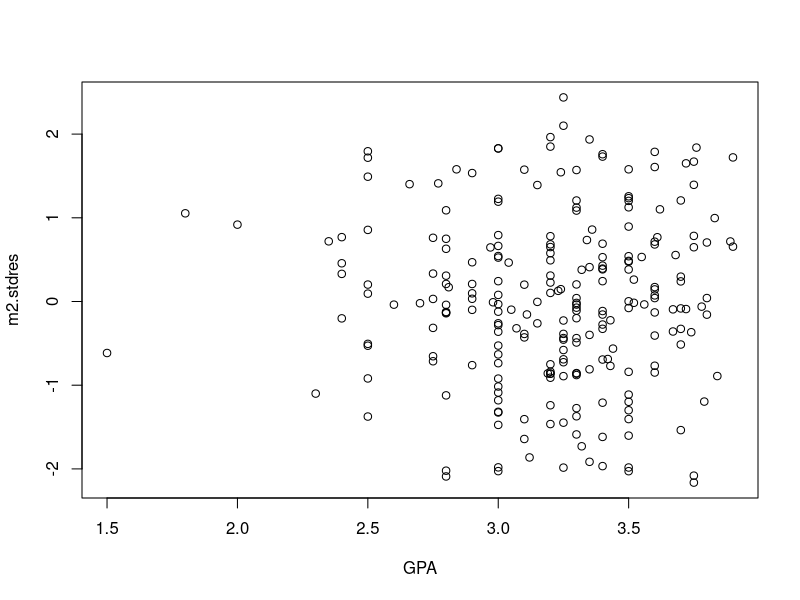
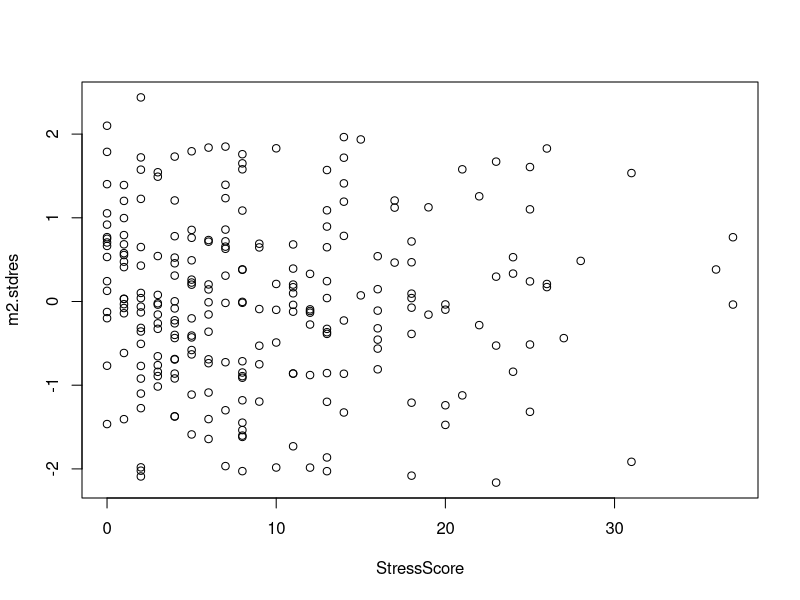
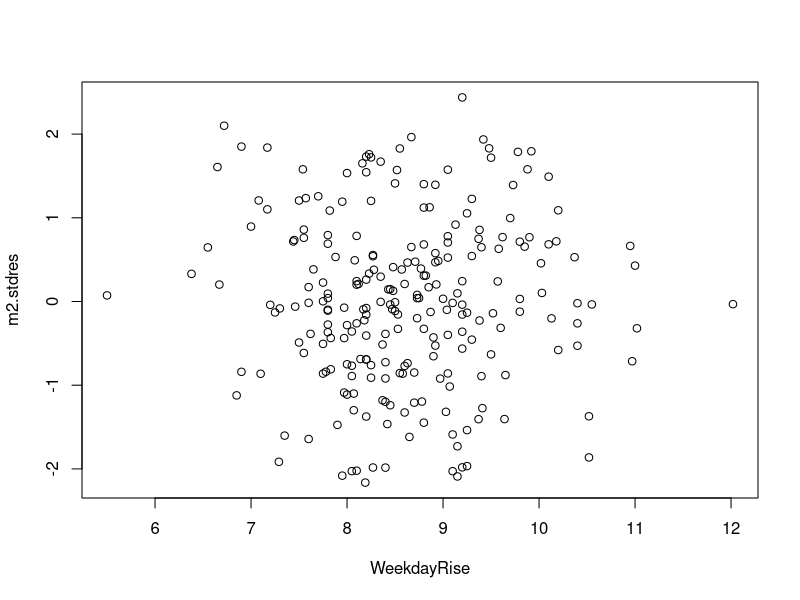
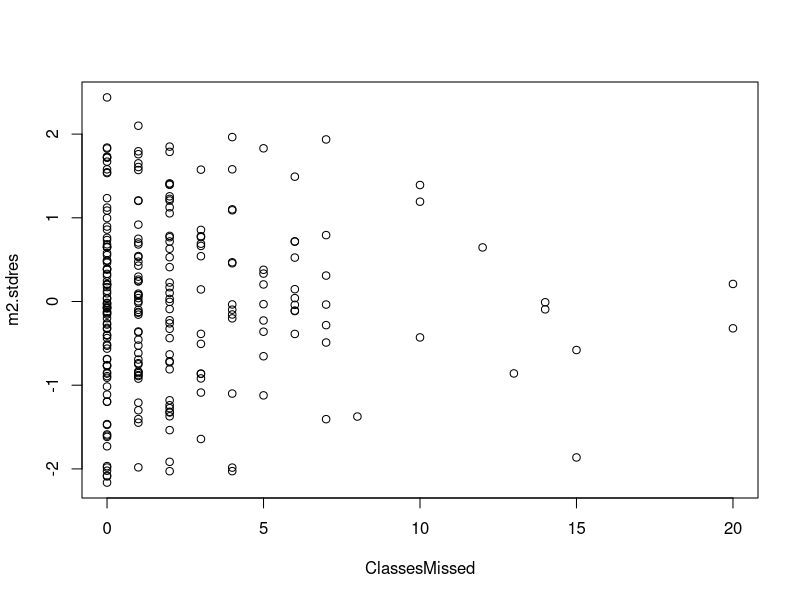
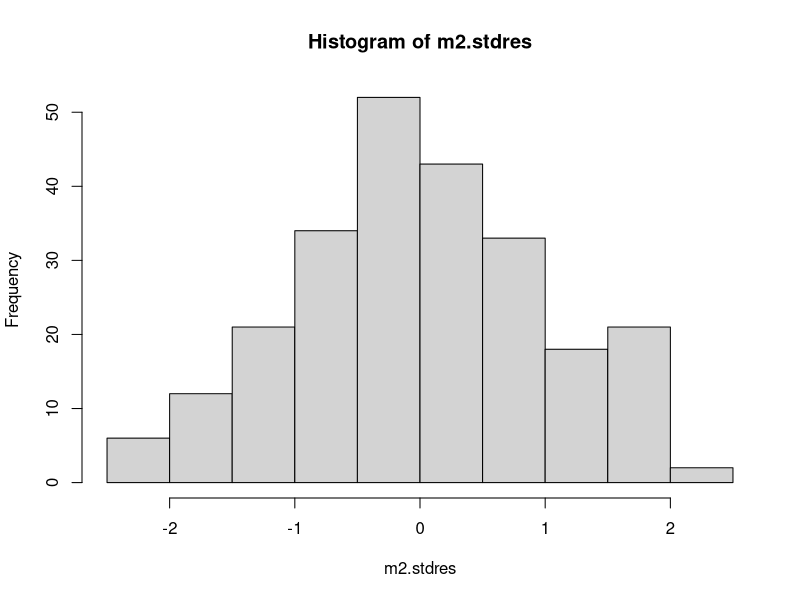
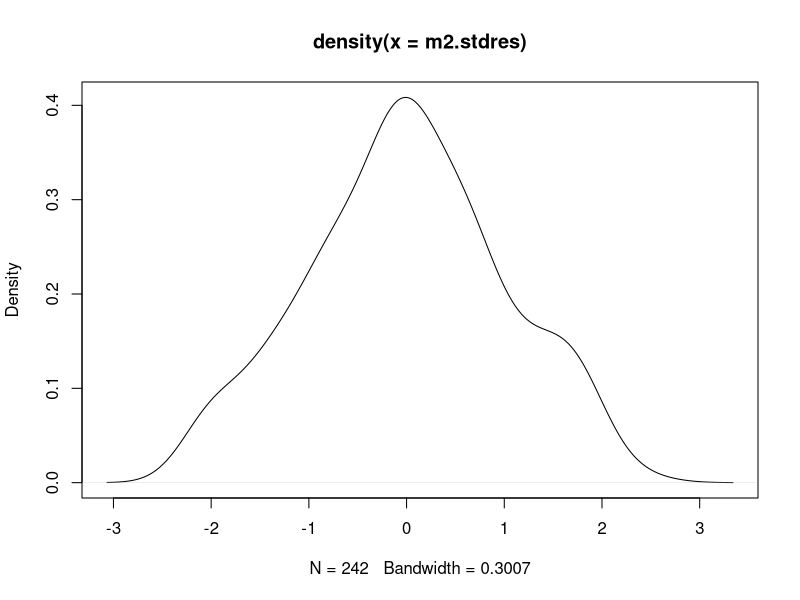
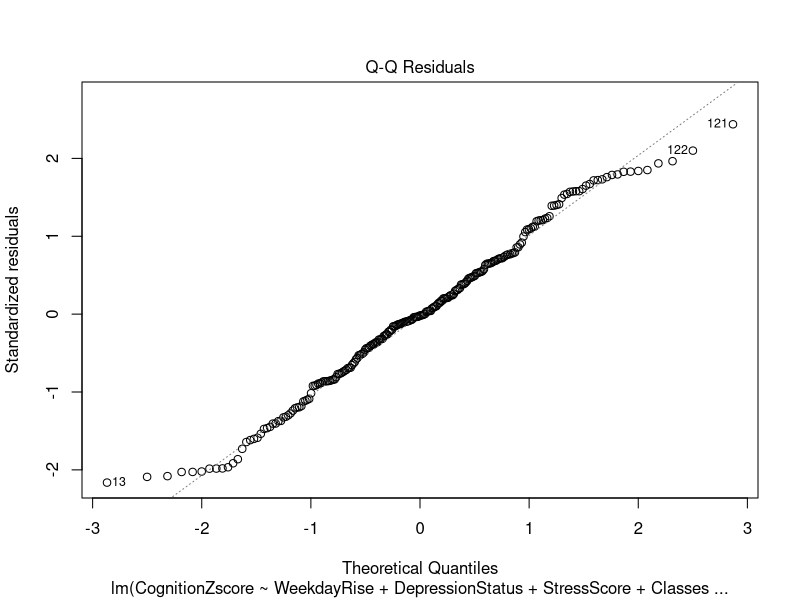
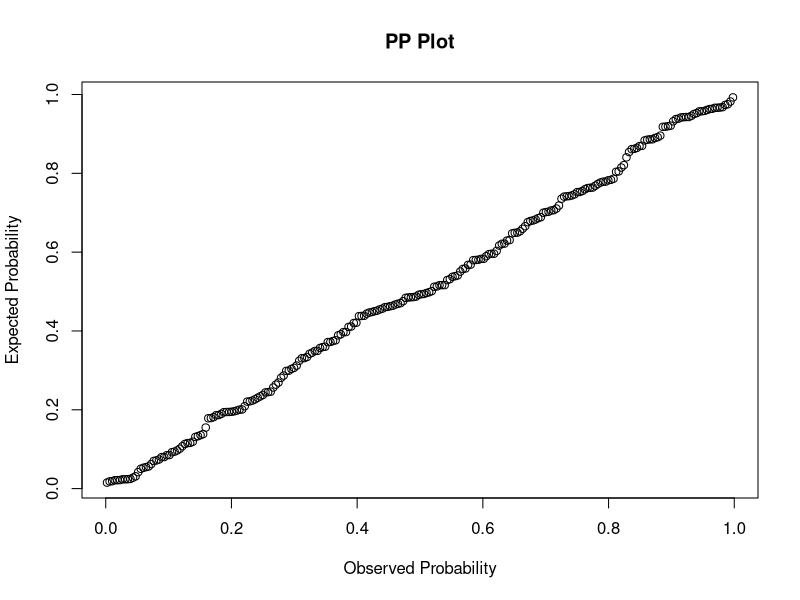

Reproduce these figures in R, in order.
#dat<-read.csv("sleepedit.csv",header=T) #pre-edited data, without aliased coefficients
dat<-read.csv("sleepcut.csv", header=T) #missing first 10 rows so we can test with this later
head(dat)

#starting point of subsets
m2<-lm(CognitionZscore~ WeekdayRise+DepressionStatus+StressScore+ClassesMissed+GPA+EarlyClass+NumEarlyClass+Gender, data=dat)
summary(m2)

#Partial F tests__________________________________________________________

#removing NumEarlyClass
full1<-lm(CognitionZscore~ WeekdayRise+DepressionStatus+StressScore+ClassesMissed+GPA+EarlyClass+Gender,  data=dat)
anova(m2,full1)

#removing DepressionStatus
full2<-lm(CognitionZscore~ WeekdayRise+StressScore+ClassesMissed+GPA+EarlyClass+NumEarlyClass+Gender,  data=dat)
anova(full2,m2)

#Drinks
full3<-lm(CognitionZscore~ Drinks+WeekdayRise+DepressionStatus+StressScore+ClassesMissed+GPA+EarlyClass+NumEarlyClass+Gender,  data=dat)
anova(m2,full3)

#removing ClassesMissed
full4<-lm(CognitionZscore~ WeekdayRise+DepressionStatus+StressScore+GPA+EarlyClass+NumEarlyClass+Gender,  data=dat)
anova(full4,m2)

#removing EarlyClass
full5<-lm(CognitionZscore~ WeekdayRise+DepressionStatus+StressScore+ClassesMissed+GPA+NumEarlyClass+Gender,  data=dat)
anova(full5,m2)

#NumEarlyClass*ClassesMissed
full6<-lm(CognitionZscore~ EarlyClass*ClassesMissed+WeekdayRise+DepressionStatus+StressScore+ClassesMissed+GPA+EarlyClass+NumEarlyClass+Gender,  data=dat)
anova(full6,m2)

#testing assumptions on m2______________________________________________________

#LINEARITY?
m2.stdres<- rstandard(m2)
with(dat, plot(GPA, m2.stdres))
with(dat, plot(StressScore, m2.stdres))
with(dat, plot(WeekdayRise, m2.stdres))
with(dat, plot(ClassesMissed, m2.stdres))

#NORMALITY?
#histogram
hist(m2.stdres)
plot(density(m2.stdres))
#Q-Q plot 
plot(m2, which=c(2))
#P-P plot
probDist <- pnorm(m2.stdres)
plot(ppoints(length(m2.stdres)), sort(probDist), main = 'PP Plot', xlab = 'Observed Probability', ylab = 'Expected Probability')

#CONSTANT VARIANCE?
plot(m2, which=c(1))

#INDEPENDENCE?
plot(m2.stdres)

#Other areas to test

#COLLINEARITY?
#correlation matrix, >|0.8|?
dtf <- subset(dat, select = c(WeekdayRise,StressScore,ClassesMissed,GPA,EarlyClass,NumEarlyClass,Gender))
cor(dtf[sapply(dtf, is.numeric)])
cor(dat$NumEarlyClass,dat$EarlyClass) #NumEarlyClass and EarlyClass: 0.8089492
#scatterplot matrix
pairs(dtf[sapply(dtf, is.numeric)])
#VIF, >10? serious problem
install.packages('car')
library(car)
vif(m2)

